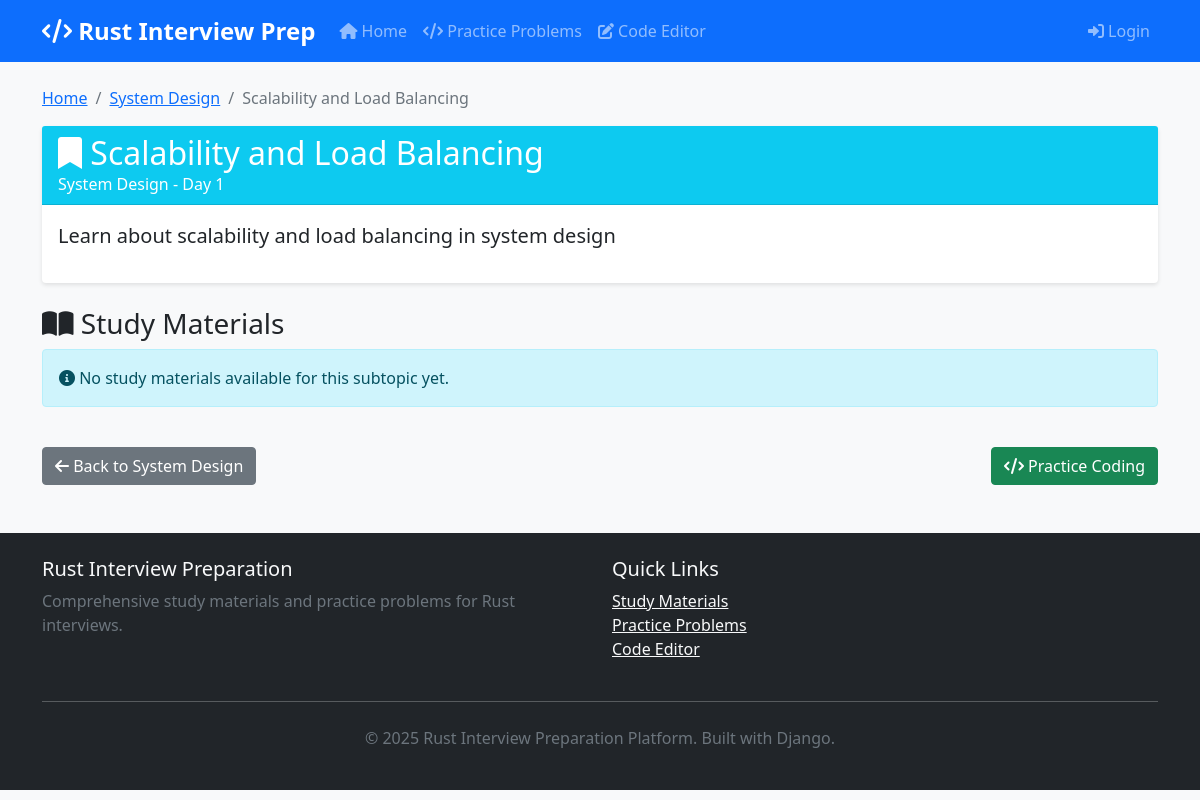
/subtopic/1/, run on the app's committed database.
### materials/models.py (models this page shows, shortened)
class Subtopic(models.Model):
    topic = models.ForeignKey(Topic, on_delete=models.CASCADE, related_name='subtopics')
    title = models.CharField(max_length=200)
    description = models.TextField(blank=True)
    order = models.IntegerField(default=0)
    class Meta:
        ordering = ['order']

class Topic(models.Model):
    title = models.CharField(max_length=200)
    description = models.TextField()
    day_number = models.IntegerField()
    order = models.IntegerField(default=0)
    created_at = models.DateTimeField(auto_now_add=True)
    updated_at = models.DateTimeField(auto_now=True)
    class Meta:
        ordering = ['day_number', 'order']

### materials/views.py (the view)
# urls.py: path('subtopic/<int:subtopic_id>/', views.subtopic_detail, name='subtopic_detail'),
def subtopic_detail(request, subtopic_id):
    subtopic = get_object_or_404(Subtopic, id=subtopic_id)
    materials = subtopic.materials.all()
    questions = subtopic.questions.all()
    problems = subtopic.problems.all()
    context = {
        'subtopic': subtopic,
        'materials': materials,
        'questions': questions,
        'problems': problems,
    }
    return render(request, 'materials/subtopic_detail.html', context)

### templates/materials/subtopic_detail.html (shortened to what this page needs)
{% extends 'base.html' %}
{% block content %}
<div class="row">
    <div class="col-md-12">
        <nav aria-label="breadcrumb">
            <ol class="breadcrumb">
                <li class="breadcrumb-item"><a href="{% url 'materials:home' %}">Home</a></li>
                <li class="breadcrumb-item"><a href="{% url 'materials:topic_detail' subtopic.topic.id %}">{{ subtopic.topic.title }}</a></li>
                <li class="breadcrumb-item active">{{ subtopic.title }}</li>
            </ol>
        </nav>
    </div>
</div>
<div class="row">
    <div class="col-md-12">
        <div class="card">
            <div class="card-header bg-info text-white">
                <h2 class="mb-0">
                    <i class="fas fa-bookmark"></i> {{ subtopic.title }}
                </h2>
                <p class="mb-0">{{ subtopic.topic.title }} - Day {{ subtopic.topic.day_number }}</p>
            </div>
            <div class="card-body">
                {% if subtopic.description %}
                    <p class="lead">{{ subtopic.description }}</p>
                {% endif %}
            </div>
        </div>
    </div>
</div>
<div class="row mt-4">
    <div class="col-md-12">
        <h3>
            <i class="fas fa-book-open"></i> Study Materials
        </h3>
    </div>
</div>
<div class="row">
    {% if materials %}
        {% for material in materials %}
        <div class="col-md-12 mb-4">
            <div class="card material-card">
                <div class="card-header d-flex justify-content-between align-items-center">
                    <h5 class="mb-0">{{ material.title }}</h5>
                    <span class="badge bg-primary">{{ material.get_material_type_display }}</span>
                </div>
                <div class="card-body">
                    <div class="material-content">
                        {{ material.content|linebreaks }}
                    </div>
                    {% if material.code_example %}
                    <div class="mt-3">
                        <h6><i class="fas fa-code"></i> Example Code ({{ material.language|upper }})</h6>
                        <pre class="code-example"><code>{{ material.code_example }}</code></pre>
                    </div>
                    {% endif %}
                </div>
            </div>
        </div>
        {% endfor %}
    {% else %}
        <div class="col-12">
            <div class="alert alert-info">
                <i class="fas fa-info-circle"></i> No study materials available for this subtopic yet.
            </div>
        </div>
    {% endif %}
</div>
<div class="row mt-4">
    <div class="col-md-12">
        <div class="d-flex justify-content-between">
            <a href="{% url 'materials:topic_detail' subtopic.topic.id %}" class="btn btn-secondary">
                <i class="fas fa-arrow-left"></i> Back to {{ subtopic.topic.title }}
            </a>
            <a href="{% url 'code_runner:editor' %}" class="btn btn-success">
                <i class="fas fa-code"></i> Practice Coding
            </a>
        </div>
    </div>
</div>
{% endblock %}

### static/css/main.css (style rules this page uses)
body { background-color: #f8f9fa; font-family: 'Segoe UI', Tahoma, Geneva, Verdana, sans-serif; }
.card { border: none; box-shadow: 0 2px 4px rgba(0,0,0,0.1); transition: all 0.3s ease; }
.fade-in { animation: fadeIn 0.5s ease-in; }

### data on the page
Subtopic: topic "System Design", title "Scalability and Load Balancing", topic.day_number "1", description "Learn about scalability and load balancing in system design"
